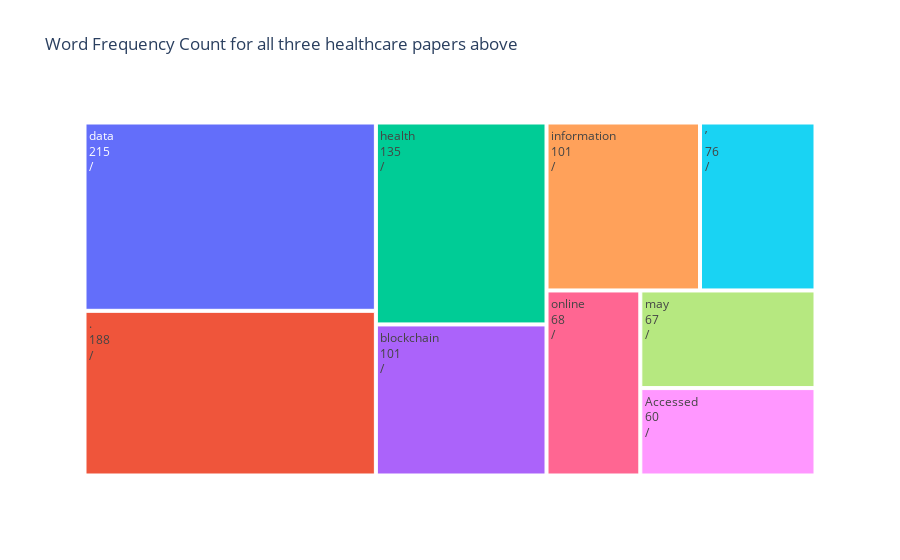

Notebook code cell kept with this figure:
### Code cell
words = data_final.split()
for i in words:
    if ((i == ',') or (i == '.') or(i == ')')or(i == '(')or(i == '[')or(i == ']')):
        words.remove(i)

for i in words:
    if ((i == ':') or (i == '"') or(i == '“')or(i == '”')or(i == 'The')or(i == '. ')):
        words.remove(i)

for i in words:
    if ((i == '2018') or (i == '2019') or(i == '2017')or(i == '4')or(i == '<')or(i == '>')):
        words.remove(i)

for i in words:
    if ((i == ',') or (i == ';') or(i == '2017')or(i == '[')or(i == '<')or(i == '>')):
        words.remove(i)
        
        
count = pd.value_counts(np.array(words))
d = count[:9]
df = d.to_frame()
df.columns = ['CNT']
df['index'] = df.index

fig = px.treemap(df,
                 path=['index'],
                 values='CNT',
                 title="Word Frequency Count for all three healthcare papers above")
fig.data[0].textinfo = 'label+text+value+current path'
fig.show()

### Figure 1 — Plotly figure (JSON) as saved in the notebook; plotly's stock layout.template omitted (floating-point values rounded to 4 significant figures)
{"data": [{"branchvalues": "total", "domain": {"x": [0, 1], "y": [0, 1]}, "hovertemplate": "labels=%{label}<br>CNT=%{value}<br>parent=%{parent}<br>id=%{id}<extra></extra>", "ids": [".", "Accessed", "blockchain", "data", "health", "information", "may", "online", "’"], "labels": [".", "Accessed", "blockchain", "data", "health", "information", "may", "online", "’"], "name": "", "parents": ["", "", "", "", "", "", "", "", ""], "textinfo": "label+text+value+current path", "type": "treemap", "values": [188, 60, 101, 215, 135, 101, 67, 68, 76]}], "layout": {"legend": {"tracegroupgap": 0}, "title": {"text": "Word Frequency Count for all three healthcare papers above"}}}
